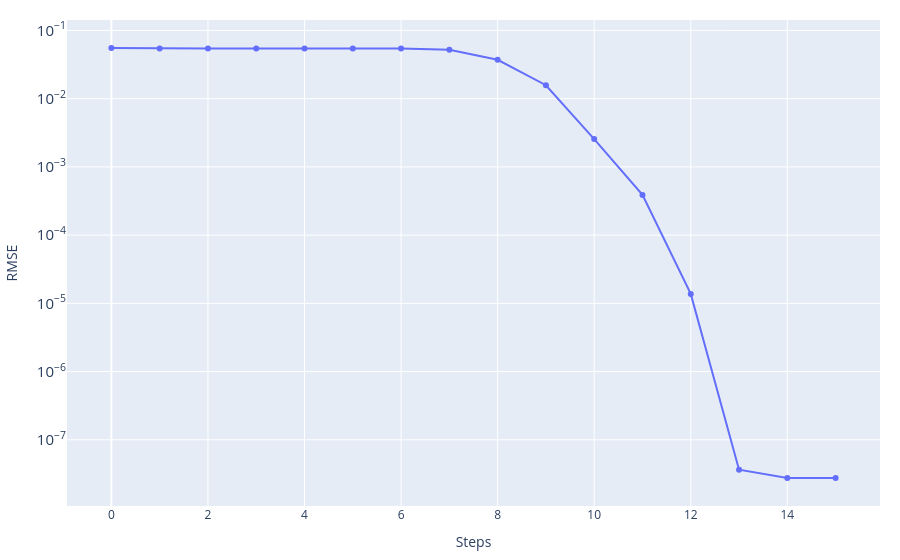
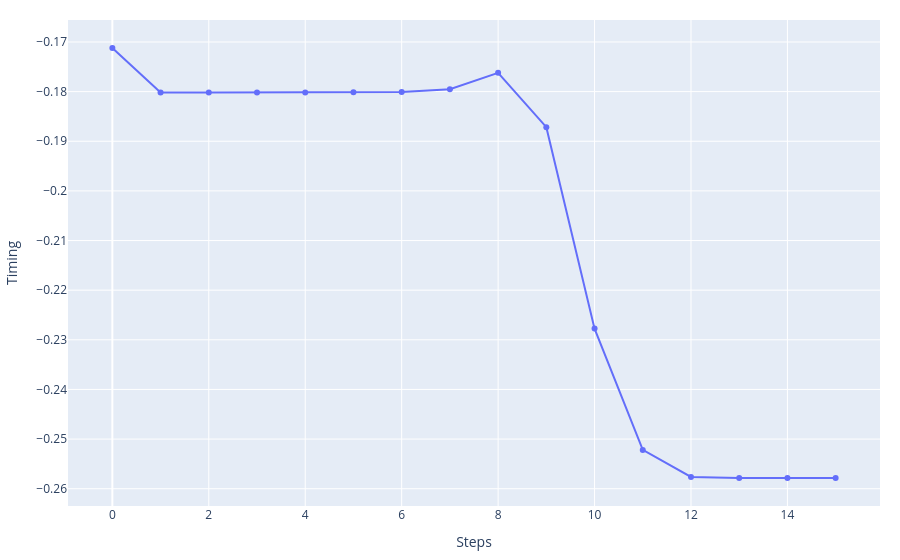
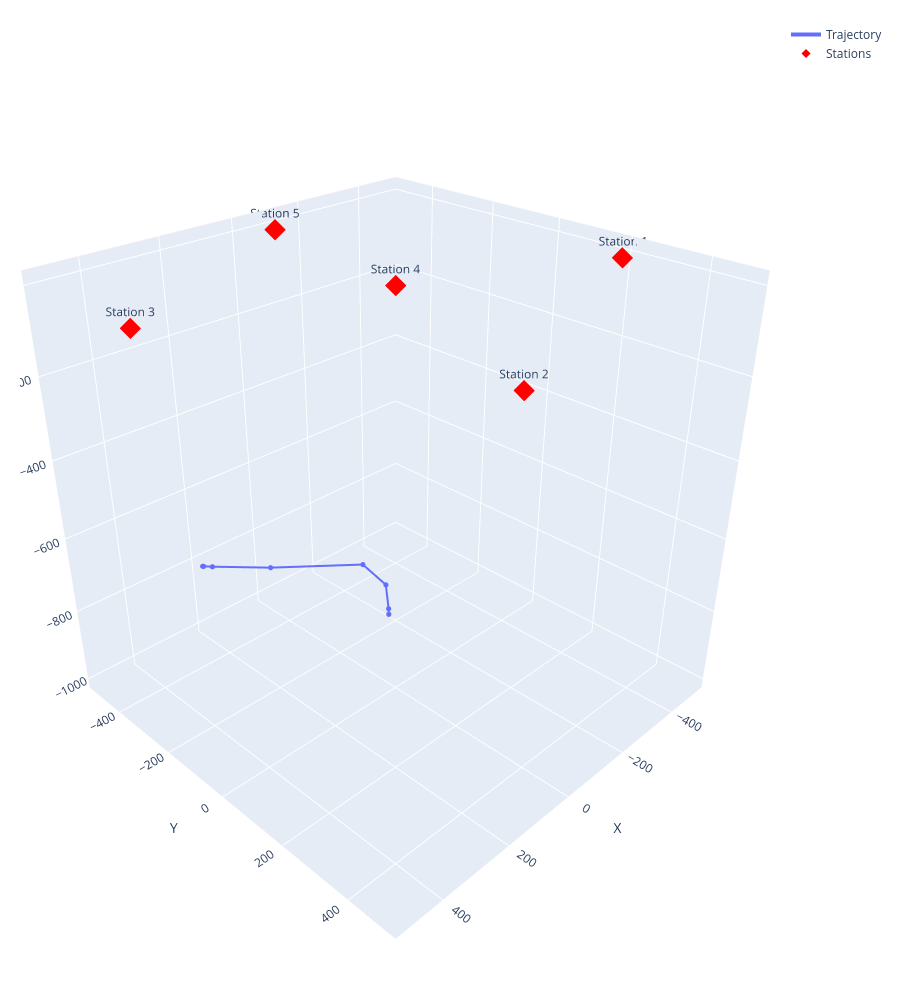

These figures' notebook cell, in order:
### Code cell
event_best_GN, history_GN, cost_story_GN, misfit_fin_GN = Gauss_Newton.Gauss_Newton(
    stations=stations_norm,
    event_test=np.copy(event_ini),
    n_iteration=1_000,
    steps=np.array([1.0, 1.0, 1.0, 0.0005]),
    vp=vp)

print('Best fitt with:')
print(f'\t- RMSE = {misfit_fin_GN}')
print(f'\t- Event = {event_best_GN}')

Results['Gauss-Newton'] = {'X':event_best_GN['X'],
                           'Y':event_best_GN['Y'],
                           'Z':event_best_GN['Z'],
                           't':event_best_GN['t'],
                           'RMSE':misfit_fin_GN}

_ = graphics.history_2d(cost_story_GN, 'RMSE', log_y=True, filename=None)
_ = graphics.history_2d(history_GN[:, 3], 'Timing', filename=None)
_ = graphics.history_3d(history_GN[:, :3], stations_norm, filename=None)

### Figure 1 — Plotly figure (JSON) as saved in the notebook; plotly's stock layout.template omitted (floating-point values rounded to 4 significant figures)
{"data": [{"mode": "lines+markers", "name": "RMSE", "type": "scatter", "x": [0, 1, 2, 3, 4, 5, 6, 7, 8, 9, 10, 11, 12, 13, 14, 15], "y": [0.05523, 0.0545, 0.0545, 0.0545, 0.0545, 0.05447, 0.05426, 0.05214, 0.03712, 0.01575, 0.002559, 0.0003885, 1.374e-05, 3.649e-08, 2.76e-08, 2.76e-08]}], "layout": {"hovermode": "x unified", "margin": {"b": 20, "l": 20, "r": 20, "t": 20}, "title": {}, "xaxis": {"showgrid": true, "title": {"text": "Steps"}}, "yaxis": {"exponentformat": "power", "showgrid": true, "title": {"text": "RMSE"}, "type": "log"}}}

### Figure 2 — Plotly figure (JSON) as saved in the notebook; plotly's stock layout.template omitted (floating-point values rounded to 4 significant figures)
{"data": [{"mode": "lines+markers", "name": "Timing", "type": "scatter", "x": [0, 1, 2, 3, 4, 5, 6, 7, 8, 9, 10, 11, 12, 13, 14, 15], "y": [-0.1712, -0.1802, -0.1802, -0.1802, -0.1802, -0.1801, -0.1801, -0.1795, -0.1762, -0.1872, -0.2277, -0.2522, -0.2576, -0.2578, -0.2578, -0.2578]}], "layout": {"hovermode": "x unified", "margin": {"b": 20, "l": 20, "r": 20, "t": 20}, "title": {}, "xaxis": {"showgrid": true, "title": {"text": "Steps"}}, "yaxis": {"exponentformat": "power", "showgrid": true, "title": {"text": "Timing"}, "type": "linear"}}}

### Figure 3 — Plotly figure (JSON) as saved in the notebook; plotly's stock layout.template omitted (floating-point values rounded to 4 significant figures)
{"data": [{"customdata": ["0", "1", "2", "3", "4", "5", "6", "7", "8", "9", "10", "11", "12", "13", "14", "15"], "hovertemplate": "<b>Step %{customdata}</b><br>X: %{x:.2f}<br>Y: %{y:.2f}<br>Z: %{z:.2f}<extra></extra>", "line": {"width": 4}, "marker": {"size": 3}, "mode": "lines+markers", "name": "Trajectory", "type": "scatter3d", "x": [424.4, 424.4, 424.4, 424.4, 424.3, 424.1, 421.9, 400.8, 250.7, -37.48, -142.8, -171.1, -175.8, -175.9, -175.9, -175.9], "y": [-150.8, -150.8, -150.8, -150.8, -150.8, -150.8, -150.7, -149.3, -143.4, -150.2, -177.7, -196.8, -201.0, -201.1, -201.1, -201.1], "z": [-549.1, -549.1, -549.1, -549.1, -549.1, -549.2, -550.2, -560.2, -628.5, -754.1, -875.9, -973.3, -995.3, -996.1, -996.1, -996.1]}, {"hovertemplate": "<b>%{text}</b><br>X: %{x:.2f}<br>Y: %{y:.2f}<br>Z: %{z:.2f}<extra></extra>", "marker": {"color": "red", "size": 7, "symbol": "diamond"}, "mode": "markers+text", "name": "Stations", "text": ["Station 1", "Station 2", "Station 3", "Station 4", "Station 5"], "textposition": "top center", "type": "scatter3d", "x": [-500.0, 200.0, 500.0, 0.0, -100.0], "y": [200.0, 500.0, -200.0, 0.0, -500.0], "z": [-10.0, -10.0, -10.0, 0.0, -10.0]}], "layout": {"height": 1000, "margin": {"b": 20, "l": 20, "r": 20, "t": 20}, "scene": {"aspectmode": "data", "camera": {"eye": {"x": 1.5, "y": 1.5, "z": 1.2}}, "xaxis": {"showgrid": true, "title": {"text": "X"}}, "yaxis": {"showgrid": true, "title": {"text": "Y"}}, "zaxis": {"showgrid": true, "title": {"text": "Z"}}}, "title": {}}}
